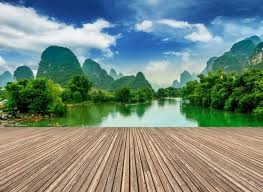
#> input picture Khushi Jain/K-Means/landscape1.jpeg, 263 x 192 px, found by its file name
$ jupyter execute --allow-errors K_Dominant_Colors_KMeans.ipynb
#> lines starting #> are read from the running program, lines starting #| are printed output that depends on the picture
[cell 1]
import numpy as np
import cv2
import matplotlib.pyplot as plt
from google.colab.patches import cv2_imshow
import warnings
warnings.filterwarnings('ignore')

[cell 2]
img = cv2.imread('/content/drive/MyDrive/Datasets/cat.jpg')
#> (the rest of this cell did not finish here and is left out)

#### Convert to list of pexels

[cell 3]
np.array([[1,2],[3,4]]).reshape(4)

##### Reshape the img to apply kmeans on it (kmeans applied on 2D)

#> (a cell that did not finish here is left out)

##### Feature Scaling

[cell 5]
from sklearn.preprocessing import MinMaxScaler
mms = MinMaxScaler()
#> (the rest of this cell did not finish here and is left out)

##### Apply kmeans

[cell 6]
from sklearn.cluster import KMeans
km = KMeans(n_clusters=3)
#> (the rest of this cell did not finish here and is left out)

#> (a cell that did not finish here is left out)

#> (a cell that did not finish here is left out)

##### Define number/sequence of bins

#> (a cell that did not finish here is left out)

##### Create histogram

#> (a cell that did not finish here is left out)

[cell 11]
bar = np.zeros((50, 300, 3), dtype = "uint8")
cv2_imshow(bar)

[cell 12]
# centroid is the minmax scaled value(position on graph) of the most dominant color
startX = 0

#> (the rest of this cell did not finish here and is left out)

[cell 13]
def K_dominant_colors(img_name, k):
  img = cv2.imread('/content/drive/MyDrive/Datasets/'+img_name)
  cv2_imshow(cv2.resize(img, (500, 350)))
  print('\n')

  img_arr = img.reshape(img.shape[0] * img.shape[1], 3)

  from sklearn.preprocessing import MinMaxScaler
  mms = MinMaxScaler()
  img_arr = mms.fit_transform(img_arr)

  from sklearn.cluster import KMeans
  km = KMeans(n_clusters=k)
  km.fit(img_arr)

  centroids = km.cluster_centers_

  numLabels = np.arange(0, len(np.unique(km.labels_)) + 1)

  hist, _ = np.histogram(km.labels_, bins = numLabels)
  hist = hist.astype("float")
  hist /= hist.sum() # normalize

  bar = np.zeros((50, 300, 3), dtype = "uint8")

  startX = 0

  for (percent, color) in zip(hist, mms.inverse_transform(centroids)):
    endX = startX + (percent * 300)
    cv2.rectangle(bar, (int(startX), 0), (int(endX), 50), color.astype("uint8").tolist(), -1)
    startX = endX
  cv2_imshow(bar)

[cell 14]
img = 'cats.jpg'
#> (the rest of this cell did not finish here and is left out)

[cell 15]
img = 'lady.jpg'
#> (the rest of this cell did not finish here and is left out)


[cell 16]
img = 'landscape1.jpeg'
K_dominant_colors(img, 4)
#> call 3 of K_dominant_colors, with img_name = 'landscape1.jpeg', k = 4
#> in K_dominant_colors, img is the input picture: shape (192, 263, 3); mean B, G, R 125.4, 137.1, 117.1
#> in K_dominant_colors (call 3), `cv2_imshow(cv2.resize(img, (500, 350)))`:
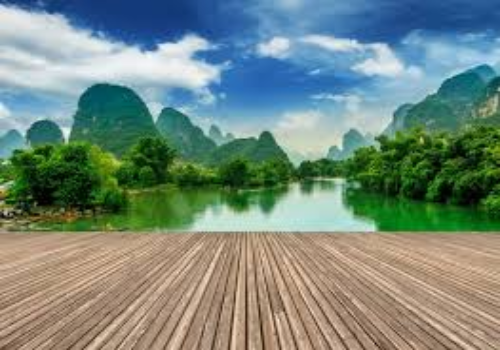
#> shown: shape (350, 500, 3); mean B, G, R 125.3, 136.9, 117
#> after the loop in K_dominant_colors (call 3), `for (percent, color) in zip(hist, mms.inverse_transform(centroids)):`:
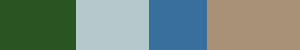
#> bar: shape (50, 300, 3); mean of channels 0, 1, 2 125.3, 136.9, 117.3; drawn as B, G, R

[cell 17]
img = 'park.jpg'
#> (the rest of this cell did not finish here and is left out)

$ run again, with Kunal Chhikara/Speech Emotion Recognition Project/revdess_naming_schema.jpeg copied over Khushi Jain/K-Means/landscape1.jpeg
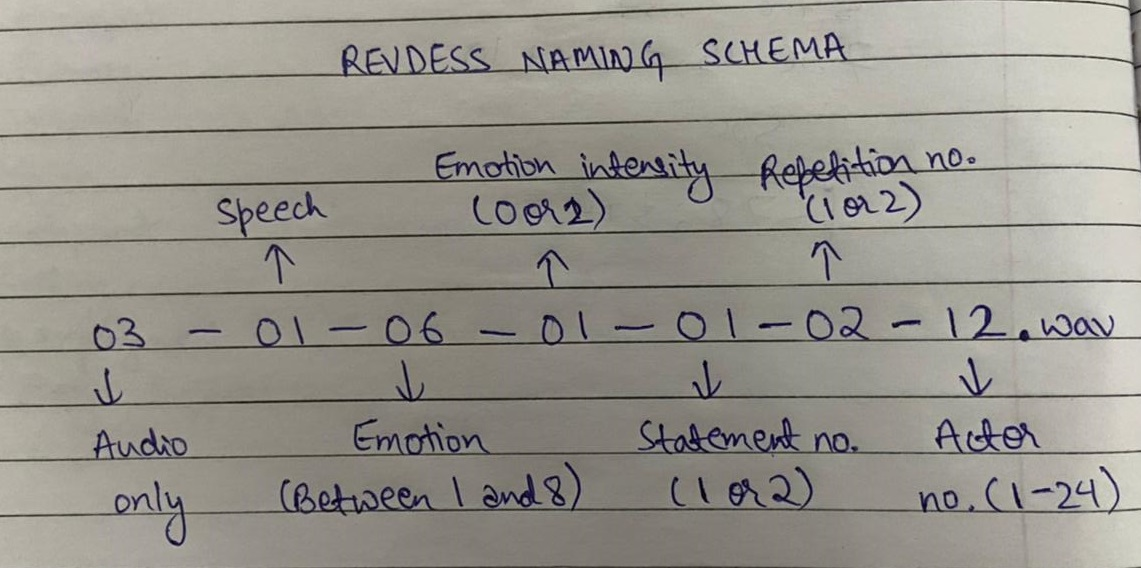
#> input picture Kunal Chhikara/Speech Emotion Recognition Project/revdess_naming_schema.jpeg, 1141 x 568 px, found by its file name
#> in K_dominant_colors, img is the input picture: shape (568, 1141, 3); mean B, G, R 140.7, 148.4, 151.4
#> in K_dominant_colors (call 3), `cv2_imshow(cv2.resize(img, (500, 350)))`:
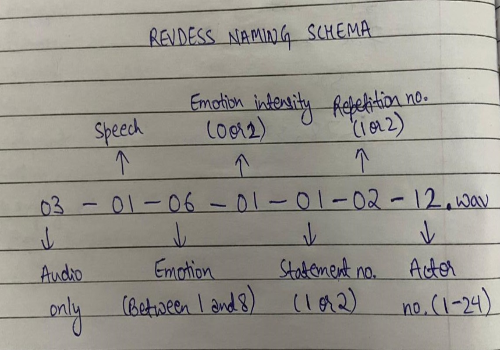
#> shown: shape (350, 500, 3); mean B, G, R 140.6, 148.3, 151.3
#> after the loop in K_dominant_colors (call 3), `for (percent, color) in zip(hist, mms.inverse_transform(centroids)):`:
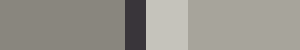
#> bar: shape (50, 300, 3); mean of channels 0, 1, 2 140.6, 148.1, 151; drawn as B, G, R
